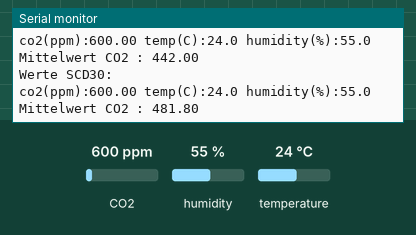
Simulated run of this sketch. Board: Arduino Uno, built for the host (arithmetic inside an expression is 32-bit, double 64-bit). On the bench: the last lines printed to the serial monitor. The inputs (shaded band) are chosen by the test bench; at power-on: CO2 600 ppm, humidity 55 %, temperature 24 °C.

Above: at 3.2 s.
3.3 s: CO2 set to 452 ppm
At 4.6 s:
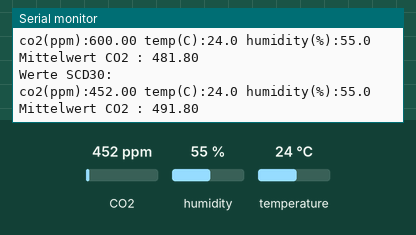
4.8 s: humidity set to 22 %
At 5.9 s:
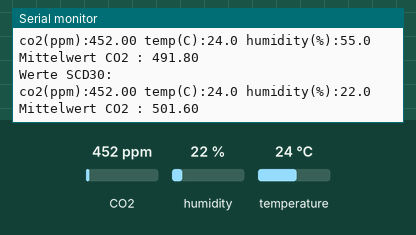
6.3 s: temperature set to 12 °C
At 8.0 s:
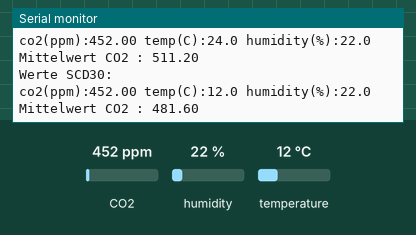
Timing chart, 0 to 9.5 s (numbered marks = the images above; inputs shaded):
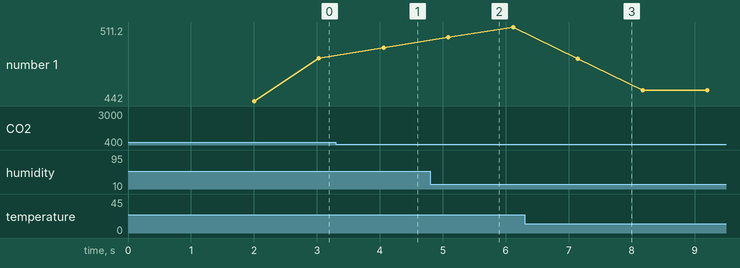

Measured:
- after the input at 3.3 s, the serial monitor: prints a new line after 0.76 s (image 1)
- after the input at 4.8 s, the serial monitor: prints a new line after 0.29 s (image 2)
- after the input at 6.3 s, the serial monitor: prints a new line after 0.85 s (image 3)
- plotted number 1: 481.8 → 491.8 after the input at 3.3 s

The sketch:

SCD30_OLED_ZEIGER_Recalibration.ino
```cpp
/*#include <SPI.h>
#include <SD.h>
const int chipSelect = 8;
int z=0;*/

//#include <ESP8266WiFi.h>
#include <SoftwareSerial.h>
/*#include <MHZ.h>
#include "FastLED.h"
#include <BMP180.h>


//Anzahl der LEDs
#define NUM_LEDS 23
CRGB leds[NUM_LEDS];
*/
//SCD30
#include <Wire.h>
#include "SparkFun_SCD30_Arduino_Library.h" //Click here to get the library: http://librarymanager/All#SparkFun_SCD30
SCD30 airSensor;
float scd30_co2;
float scd30_temp;
float scd30_hum;


/*OLED
#include <U8g2lib.h>
U8G2_SH1106_128X64_NONAME_F_HW_I2C u8g2(U8G2_R0, /* reset= Stern/   U8X8_PIN_NONE);
*/
//Aktivitätsanzeige
boolean state = true;

//Mittelwertbildung
float scd30_co2Value[5] = {400, 401, 402, 403, 404};

void setup() {
  Wire.begin();
  Serial.begin(9600);

 // setup_u8g2();
  setup_scd30();
  //setup_scd30_ForcedRecalibration();  //Recalbration erst nach mind. 2 Minuten in stabiler "400ppm" Umgebung durchführen
  //LedAnfang ();
  delay(2000);
/*
Serial.print("Initializing SD card...");

if (!SD.begin(chipSelect)){
  Serial.println("Card failed, or not present");
  return;
}
Serial.println("card initialized");
*/
}

void loop() {
  //bmp180_auslesen();
  scd30_auslesen();
 // werte_oled_anzeigen();
  //LED_anzeige ();
  delay(1000);
  /*File dataFile = SD.open("datalog.txt", FILE_WRITE);
  if (dataFile){
    dataFile.println("1");
    dataFile.println(z);
    dataFile.close();

    Serial.print("Data stored to SD-Card: ");
    Serial.println(z);
    delay(1000);
  }
else{
  Serial.println("error opening datalog.txt");
}
z++;
*/
}

/*####################### Unterprogramme SETUP ########################
void setup_u8g2 () {
  u8g2.begin();

  //FastLED.addLeds<NEOPIXEL, 5>(leds, NUM_LEDS);
  //FastLED.setBrightness(  100 );
}
*/
void setup_scd30_ForcedRecalibration() {
  airSensor.setForcedRecalibrationFactor(400);
  Serial.println("ForcedRecalibration DONE!");
}


void setup_scd30() {

  Serial.println("SCD30 Example");


  if (airSensor.begin() == false)
  {
    Serial.println("Air sensor not detected. Please check wiring. Freezing...");
    while (1)
      ;
  }

  airSensor.setMeasurementInterval(2); //Change number of seconds between measurements: 2 to 1800 (30 minutes)

  //My desk is ~1600m above sealevel
  airSensor.setAltitudeCompensation(600); //Set altitude of the sensor in m

  //Pressure in RW ist .... mbar
  airSensor.setAmbientPressure(960);


  airSensor.setTemperatureOffset(0);
  float offset = airSensor.getTemperatureOffset();
  Serial.print("Current temp offset: ");
  Serial.print(offset, 2);
  Serial.println("C");

}

/*void LedAnfang () {
  for (int x = 1; x < 4; x++) {
    for (int n = 1; n <= NUM_LEDS; n++) {

      for (int i = 0; i < n; i++) {
        leds[i] = CRGB::Red;
      }
      for (int i = n; i <= NUM_LEDS; i++) {
        leds[i] = CRGB::Green;
      }

      FastLED.show();
      delay(20);
    }
    for (int n = NUM_LEDS; n >= 1; n--) {

      for (int i = 0; i < n; i++) {
        leds[i] = CRGB::Red;
      }
      for (int i = n; i <= NUM_LEDS; i++) {
        leds[i] = CRGB::Green;
      }

      FastLED.show();
      delay(20);
    }
  }
}
*/

//###############Unterprogramme LOOP #############################

void scd30_auslesen() {
  if (airSensor.dataAvailable()  )
  {

    //    airSensor.setTemperatureOffset(scd30_temp - bmp_temp);
    //    float offset = airSensor.getTemperatureOffset();
    //    Serial.print("Current temp offset: ");
    //    Serial.print(offset, 2);
    //    Serial.println("C");
    //
    //    airSensor.setAmbientPressure(bmp_press / 100);

    scd30_co2 = airSensor.getCO2();
    scd30_temp = airSensor.getTemperature();
    scd30_hum = airSensor.getHumidity();

    Serial.println("Werte SCD30: ");
    Serial.print("co2(ppm):");
    Serial.print(scd30_co2);

    Serial.print(" temp(C):");
    Serial.print(scd30_temp, 1);

    Serial.print(" humidity(%):");
    Serial.println(scd30_hum, 1);

    for (int i = 0; i < 4; i++) {               //CO2-Werte um eine Position verschieben
      scd30_co2Value[i] = scd30_co2Value[i + 1];
    }
    scd30_co2Value[4] = scd30_co2;              //aktuellen CO2-Wert anfügen

    scd30_co2 = (scd30_co2Value[0] + scd30_co2Value[1] + scd30_co2Value[2] + scd30_co2Value[3] + scd30_co2Value[4]) / 5;
    Serial.print("Mittelwert CO2 : ");
    Serial.println(scd30_co2);

    Serial.println(); Serial.println();
  }
  else
    Serial.print(".");

}
/*
void werte_oled_anzeigen() {

  u8g2.clearBuffer();          // clear the internal memory
  u8g2.setFont(u8g2_font_ncenB12_tr);
  u8g2.drawStr(5, 13, "CO2-Messung");

  u8g2.setFont(u8g2_font_ncenB08_tr);  //Aktivitätsanzeige
  if (state) {
    u8g2.drawStr(62, 30, "* ");
    state = !state;
  }
  else {
    u8g2.drawStr(62, 30, " *");
    state = !state;
  }

  u8g2.setCursor(10, 56);             //Nur CO2
  u8g2.setFont(u8g2_font_ncenB24_tr);
  u8g2.print(scd30_co2, 0);
  u8g2.setFont(u8g2_font_ncenB08_tr);
  u8g2.drawStr(90, 56, "ppm");

//  u8g2.setCursor(6, 50);             //CO2 und
//  u8g2.setFont(u8g2_font_ncenB18_tr);
//  u8g2.print(scd30_co2, 0);
//  u8g2.setFont(u8g2_font_ncenB08_tr);
//  u8g2.drawStr(18, 63, "ppm");
//
//  u8g2.setCursor(70, 50);             //Temperatur
//  u8g2.setFont(u8g2_font_ncenB18_tr);
//  u8g2.print(scd30_temp, 1);
//  u8g2.setFont(u8g2_font_ncenB08_tr);
//  u8g2.drawStr(94, 63, "C");
//  u8g2.drawCircle(90, 55, 1);

  u8g2.sendBuffer();
}

void LED_anzeige () {

  if (scd30_co2 <= 800) {

    int n = map(scd30_co2, 400, 800, 0, NUM_LEDS);

    //Serial.print("n :");  Serial.println(n);

    for (int i = 0; i < n; i++) {
      leds[i] = CRGB::Red;
    }
    for (int i = n; i <= NUM_LEDS; i++) {
      leds[i] = CRGB::Green;
    }
    FastLED.show();
  }

  else if (scd30_co2 > 800 && scd30_co2 <= 1000) {
    for (int i = 0; i <= NUM_LEDS; i++) {
      leds[i] = CRGB::Red;
    }
    FastLED.show();
  } else {

    for (int i = 1; i <= 3; i++) {
      fill_solid(leds, NUM_LEDS, CRGB::Red);
      delay(500);
      FastLED.show();
      fill_solid(leds, NUM_LEDS, CRGB::Black);
      delay(500);
      FastLED.show();
    }
  }
}
*/
```
